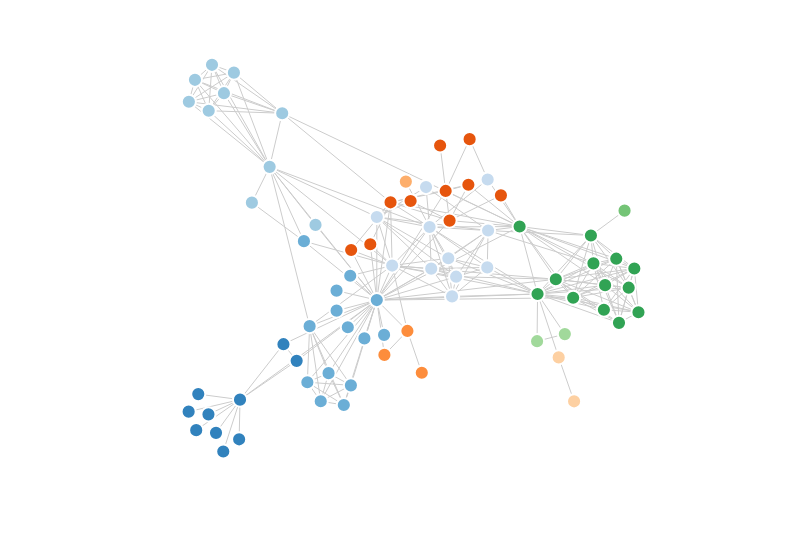

Express this chart as Vega-Lite.
### Vega specification from a JSON file in a GitHub repository (floating-point values rounded to 4 significant figures; data arrays with more than 128 entries replaced by an {"elided": "..."} marker saying what was removed)
{"$schema": "https://vega.github.io/schema/vega/v3.0.json", "width": 400, "height": 275, "padding": 0, "autosize": "none", "signals": [{"name": "cx", "update": "width / 2"}, {"name": "cy", "update": "height / 2"}, {"name": "collideRadius", "value": 5, "bind": {"input": "range", "min": 3, "max": 20, "step": 1}}, {"name": "nbodyStrength", "value": -10, "bind": {"input": "range", "min": -50, "max": 10, "step": 1}}, {"name": "linkDistance", "value": 15, "bind": {"input": "range", "min": 5, "max": 100, "step": 1}}, {"name": "velocityDecay", "value": 0.4, "bind": {"input": "range", "min": 0, "max": 1, "step": 0.01}}, {"name": "static", "value": true, "bind": {"input": "checkbox"}}, {"description": "State variable for active node fix status.", "name": "fix", "value": 0, "on": [{"events": "symbol:mouseout[!event.buttons], window:mouseup", "update": "0"}, {"events": "symbol:mouseover", "update": "fix || 1"}, {"events": "[symbol:mousedown, window:mouseup] > window:mousemove!", "update": "2", "force": true}]}, {"description": "Graph node most recently interacted with.", "name": "node", "value": null, "on": [{"events": "symbol:mouseover", "update": "fix === 1 ? item() : node"}]}, {"description": "Flag to restart Force simulation upon data changes.", "name": "restart", "value": false, "on": [{"events": {"signal": "fix"}, "update": "fix > 1"}]}], "data": [{"name": "node-data", "values": [{"name": "Myriel", "group": 1, "index": 0}, {"name": "Napoleon", "group": 1, "index": 1}, {"name": "Mlle.Baptistine", "group": 1, "index": 2}, {"name": "Mme.Magloire", "group": 1, "index": 3}, {"name": "CountessdeLo", "group": 1, "index": 4}, {"name": "Geborand", "group": 1, "index": 5}, {"name": "Champtercier", "group": 1, "index": 6}, {"name": "Cravatte", "group": 1, "index": 7}, {"name": "Count", "group": 1, "index": 8}, {"name": "OldMan", "group": 1, "index": 9}, {"name": "Labarre", "group": 2, "index": 10}, {"name": "Valjean", "group": 2, "index": 11}, {"name": "Marguerite", "group": 3, "index": 12}, {"name": "Mme.deR", "group": 2, "index": 13}, {"name": "Isabeau", "group": 2, "index": 14}, {"name": "Gervais", "group": 2, "index": 15}, {"name": "Tholomyes", "group": 3, "index": 16}, {"name": "Listolier", "group": 3, "index": 17}, {"name": "Fameuil", "group": 3, "index": 18}, {"name": "Blacheville", "group": 3, "index": 19}, {"name": "Favourite", "group": 3, "index": 20}, {"name": "Dahlia", "group": 3, "index": 21}, {"name": "Zephine", "group": 3, "index": 22}, {"name": "Fantine", "group": 3, "index": 23}, {"name": "Mme.Thenardier", "group": 4, "index": 24}, {"name": "Thenardier", "group": 4, "index": 25}, {"name": "Cosette", "group": 5, "index": 26}, {"name": "Javert", "group": 4, "index": 27}, {"name": "Fauchelevent", "group": 0, "index": 28}, {"name": "Bamatabois", "group": 2, "index": 29}, {"name": "Perpetue", "group": 3, "index": 30}, {"name": "Simplice", "group": 2, "index": 31}, {"name": "Scaufflaire", "group": 2, "index": 32}, {"name": "Woman1", "group": 2, "index": 33}, {"name": "Judge", "group": 2, "index": 34}, {"name": "Champmathieu", "group": 2, "index": 35}, {"name": "Brevet", "group": 2, "index": 36}, {"name": "Chenildieu", "group": 2, "index": 37}, {"name": "Cochepaille", "group": 2, "index": 38}, {"name": "Pontmercy", "group": 4, "index": 39}, {"name": "Boulatruelle", "group": 6, "index": 40}, {"name": "Eponine", "group": 4, "index": 41}, {"name": "Anzelma", "group": 4, "index": 42}, {"name": "Woman2", "group": 5, "index": 43}, {"name": "MotherInnocent", "group": 0, "index": 44}, {"name": "Gribier", "group": 0, "index": 45}, {"name": "Jondrette", "group": 7, "index": 46}, {"name": "Mme.Burgon", "group": 7, "index": 47}, {"name": "Gavroche", "group": 8, "index": 48}, {"name": "Gillenormand", "group": 5, "index": 49}, {"name": "Magnon", "group": 5, "index": 50}, {"name": "Mlle.Gillenormand", "group": 5, "index": 51}, {"name": "Mme.Pontmercy", "group": 5, "index": 52}, {"name": "Mlle.Vaubois", "group": 5, "index": 53}, {"name": "Lt.Gillenormand", "group": 5, "index": 54}, {"name": "Marius", "group": 8, "index": 55}, {"name": "BaronessT", "group": 5, "index": 56}, {"name": "Mabeuf", "group": 8, "index": 57}, {"name": "Enjolras", "group": 8, "index": 58}, {"name": "Combeferre", "group": 8, "index": 59}, {"name": "Prouvaire", "group": 8, "index": 60}, {"name": "Feuilly", "group": 8, "index": 61}, {"name": "Courfeyrac", "group": 8, "index": 62}, {"name": "Bahorel", "group": 8, "index": 63}, {"name": "Bossuet", "group": 8, "index": 64}, {"name": "Joly", "group": 8, "index": 65}, {"name": "Grantaire", "group": 8, "index": 66}, {"name": "MotherPlutarch", "group": 9, "index": 67}, {"name": "Gueulemer", "group": 4, "index": 68}, {"name": "Babet", "group": 4, "index": 69}, {"name": "Claquesous", "group": 4, "index": 70}, {"name": "Montparnasse", "group": 4, "index": 71}, {"name": "Toussaint", "group": 5, "index": 72}, {"name": "Child1", "group": 10, "index": 73}, {"name": "Child2", "group": 10, "index": 74}, {"name": "Brujon", "group": 4, "index": 75}, {"name": "Mme.Hucheloup", "group": 8, "index": 76}]}, {"name": "link-data", "values": {"elided": "254 records"}}], "scales": [{"name": "color", "type": "ordinal", "range": {"scheme": "category20c"}}], "marks": [{"name": "nodes", "type": "symbol", "zindex": 1, "from": {"data": "node-data"}, "on": [{"trigger": "fix", "modify": "node", "values": "fix === 1 ? {fx:node.x, fy:node.y} : {fx:x(), fy:y()}"}, {"trigger": "!fix", "modify": "node", "values": "{fx: null, fy: null}"}], "encode": {"enter": {"fill": {"scale": "color", "field": "group"}, "stroke": {"value": "white"}}, "update": {"size": {"signal": "2 * collideRadius * collideRadius"}, "cursor": {"value": "pointer"}}}, "transform": [{"type": "force", "iterations": 300, "velocityDecay": {"signal": "velocityDecay"}, "restart": {"signal": "restart"}, "static": {"signal": "static"}, "forces": [{"force": "center", "x": {"signal": "cx"}, "y": {"signal": "cy"}}, {"force": "collide", "radius": {"signal": "collideRadius"}}, {"force": "nbody", "strength": {"signal": "nbodyStrength"}}, {"force": "link", "links": "link-data", "distance": {"signal": "linkDistance"}}]}]}, {"type": "path", "from": {"data": "link-data"}, "interactive": false, "encode": {"update": {"stroke": {"value": "#ccc"}, "strokeWidth": {"value": 0.5}}}, "transform": [{"type": "linkpath", "shape": "line", "sourceX": "datum.source.x", "sourceY": "datum.source.y", "targetX": "datum.target.x", "targetY": "datum.target.y"}]}]}
